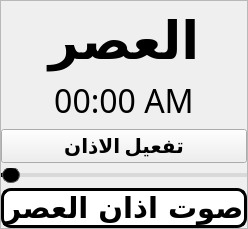
                       <widget class="QFrame" name="frame_41">
                        <property name="sizePolicy">
                         <sizepolicy hsizetype="Expanding" vsizetype="Expanding">
                          <horstretch>0</horstretch>
                          <verstretch>0</verstretch>
                         </sizepolicy>
                        </property>
                        <property name="minimumSize">
                         <size>
                          <width>0</width>
                          <height>0</height>
                         </size>
                        </property>
                        <property name="frameShape">
                         <enum>QFrame::StyledPanel</enum>
                        </property>
                        <property name="frameShadow">
                         <enum>QFrame::Raised</enum>
                        </property>
                        <layout class="QVBoxLayout" name="verticalLayout_39">
                         <property name="spacing">
                          <number>5</number>
                         </property>
                         <property name="leftMargin">
                          <number>0</number>
                         </property>
                         <property name="topMargin">
                          <number>0</number>
                         </property>
                         <property name="rightMargin">
                          <number>0</number>
                         </property>
                         <property name="bottomMargin">
                          <number>0</number>
                         </property>
                         <item>
                          <widget class="QWidget" name="aserWidget" native="true">
                           <property name="sizePolicy">
                            <sizepolicy hsizetype="Expanding" vsizetype="Expanding">
                             <horstretch>0</horstretch>
                             <verstretch>0</verstretch>
                            </sizepolicy>
                           </property>
                           <property name="minimumSize">
                            <size>
                             <width>0</width>
                             <height>0</height>
                            </size>
                           </property>
                           <property name="maximumSize">
                            <size>
                             <width>250</width>
                             <height>200</height>
                            </size>
                           </property>
                           <layout class="QVBoxLayout" name="verticalLayout_7">
                            <property name="leftMargin">
                             <number>0</number>
                            </property>
                            <property name="rightMargin">
                             <number>0</number>
                            </property>
                            <property name="bottomMargin">
                             <number>0</number>
                            </property>
                            <item>
                             <widget class="QLabel" name="aser_label">
                              <property name="sizePolicy">
                               <sizepolicy hsizetype="Preferred" vsizetype="Preferred">
                                <horstretch>0</horstretch>
                                <verstretch>0</verstretch>
                               </sizepolicy>
                              </property>
                              <property name="font">
                               <font>
                                <family>Microsoft Uighur</family>
                                <pointsize>39</pointsize>
                                <weight>75</weight>
                                <bold>true</bold>
                               </font>
                              </property>
                              <property name="styleSheet">
                               <string notr="true">color:black;</string>
                              </property>
                              <property name="text">
                               <string>العصر</string>
                              </property>
                              <property name="alignment">
                               <set>Qt::AlignCenter</set>
                              </property>
                             </widget>
                            </item>
                            <item>
                             <widget class="QLabel" name="aser_adan_time">
                              <property name="sizePolicy">
                               <sizepolicy hsizetype="Preferred" vsizetype="Preferred">
                                <horstretch>0</horstretch>
                                <verstretch>0</verstretch>
                               </sizepolicy>
                              </property>
                              <property name="font">
                               <font>
                                <family>Bahnschrift</family>
                                <pointsize>24</pointsize>
                               </font>
                              </property>
                              <property name="styleSheet">
                               <string notr="true">color:black;</string>
                              </property>
                              <property name="text">
                               <string>00:00 AM</string>
                              </property>
                              <property name="alignment">
                               <set>Qt::AlignCenter</set>
                              </property>
                             </widget>
                            </item>
                            <item>
                             <widget class="QPushButton" name="aser_activate_button">
                              <property name="font">
                               <font>
                                <family>Calibri</family>
                                <pointsize>15</pointsize>
                                <weight>75</weight>
                                <bold>true</bold>
                               </font>
                              </property>
                              <property name="text">
                               <string>تفعيل الاذان</string>
                              </property>
                              <property name="checkable">
                               <bool>true</bool>
                              </property>
                             </widget>
                            </item>
                           </layout>
                          </widget>
                         </item>
                         <item>
                          <widget class="QSlider" name="aser_volume_slider">
                           <property name="sizePolicy">
                            <sizepolicy hsizetype="Expanding" vsizetype="Minimum">
                             <horstretch>0</horstretch>
                             <verstretch>0</verstretch>
                            </sizepolicy>
                           </property>
                           <property name="styleSheet">
                            <string notr="true">
QSlider::groove:horizontal {
    border: 1px solid #999999;
    height: 2px; /* Set the line thickness */
    background: #d9d9d9;
    margin: 0px 0;
}

QSlider::handle:horizontal {
    background: black;
    border: 1px solid #5c5c5c;
    width: 16px;
    height: 16px;
    margin: -7px 0; /* Adjusted to vertically center the handle on the thinner groove */
    border-radius: 8px; /* Circular handle */
}

QSlider::add-page:horizontal {
    background: #d9d9d9;
}

QSlider::sub-page:horizontal {
    background: black;
}
</string>
                           </property>
                           <property name="orientation">
                            <enum>Qt::Horizontal</enum>
                           </property>
                          </widget>
                         </item>
                         <item>
                          <widget class="QPushButton" name="aserSoundButton">
                           <property name="sizePolicy">
                            <sizepolicy hsizetype="Expanding" vsizetype="Fixed">
                             <horstretch>0</horstretch>
                             <verstretch>0</verstretch>
                            </sizepolicy>
                           </property>
                           <property name="font">
                            <font>
                             <family>Microsoft Uighur</family>
                             <pointsize>22</pointsize>
                             <weight>75</weight>
                             <bold>true</bold>
                            </font>
                           </property>
                           <property name="styleSheet">
                            <string notr="true">QPushButton{
border-radius: 10px;
color: black;
border: 3px solid black;
background-color: rgb(255,255,255);
}

QPushButton:hover{
background-color: rgb(53, 53, 53);
color:white;
}

</string>
                           </property>
                           <property name="text">
                            <string>صوت اذان العصر</string>
                           </property>
                          </widget>
                         </item>
                        </layout>
                       </widget>
